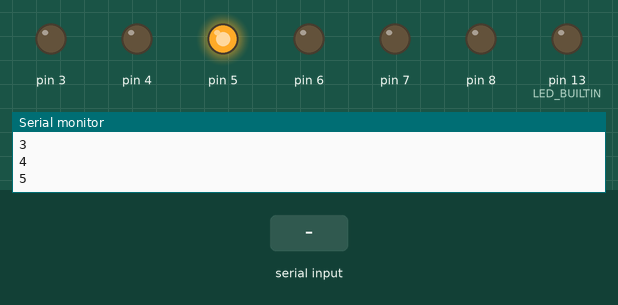
Bench run of a sketch on a simulated Arduino Uno, built with avr-gcc and run on an emulated ATmega328P. Parts: output pins drawn as LEDs (lit = HIGH), the last lines printed to the serial monitor. Dashed ring = blinking. The inputs (shaded band) are chosen by the test bench.

Above: at 1.2 s.
1.3 s: "0" received over Serial
At 1.4 s:
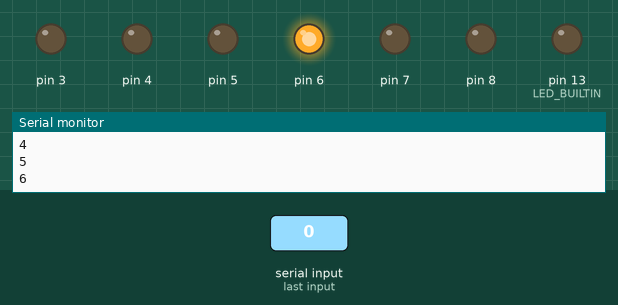
At 3.4 s:
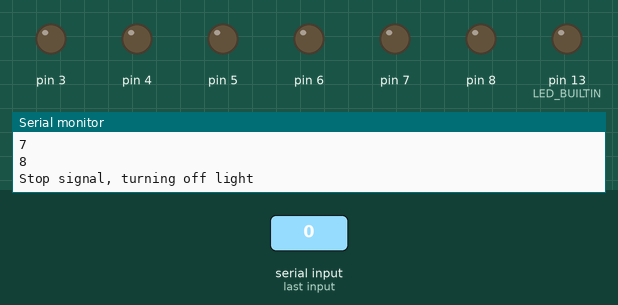
3.9 s: "1" received over Serial
At 5.0 s:
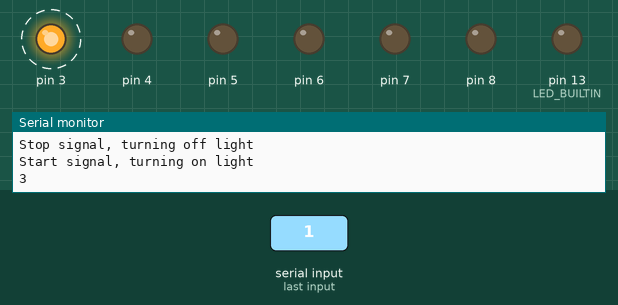
Timing chart, 0 to 12.9 s (numbered marks = the images above; inputs shaded):
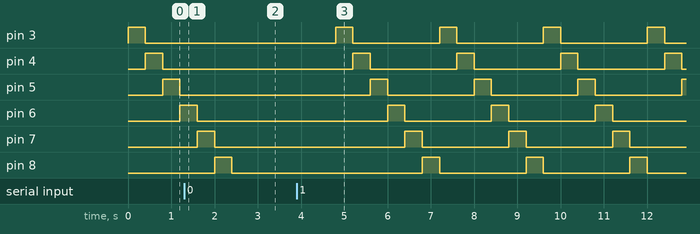

Measured:
- after the input at 1.3 s, pin 3: stays LOW (without the input it goes to HIGH after 1.1 s); pin 4: stays LOW (without the input it goes to HIGH after 1.5 s); pin 5: stays LOW (without the input it goes to HIGH after 1.9 s)
- after the input at 3.9 s, pin 3: alternates HIGH for 0.40 s and LOW for 2.0 s, starting after 0.90 s; pin 4: alternates HIGH for 0.40 s and LOW for 2.0 s, starting after 1.3 s

The sketch:

blink.ino
```cpp
void setup() {
  /*
  LED connected to pins 3-8 blinking sequentially
  */
  pinMode(LED_BUILTIN, OUTPUT);
  for (int i = 3; i < 9; i++) {
    pinMode(i, OUTPUT);
  }
  Serial.begin(9600);

}

int should_light(int light) {
  if (Serial.available() == 0) return light;

  const char c = Serial.read();

  if (c == '1' && !light) {
    Serial.println("Start signal, turning on light");
    return 1;
  }

  if (c == '0' && light) {
    Serial.println("Stop signal, turning off light");
    return 0;
  }

  return light;

}

void loop() {
  const int kPeriodMs = 400;
  static int light = 1;

  light = should_light(light);

  for (int i = 3; i < 9; i++) {
    if (light) {
      digitalWrite(i, HIGH);
      Serial.println(i);
    }
    delay(kPeriodMs);
    digitalWrite(i, LOW);
  }
}
```
